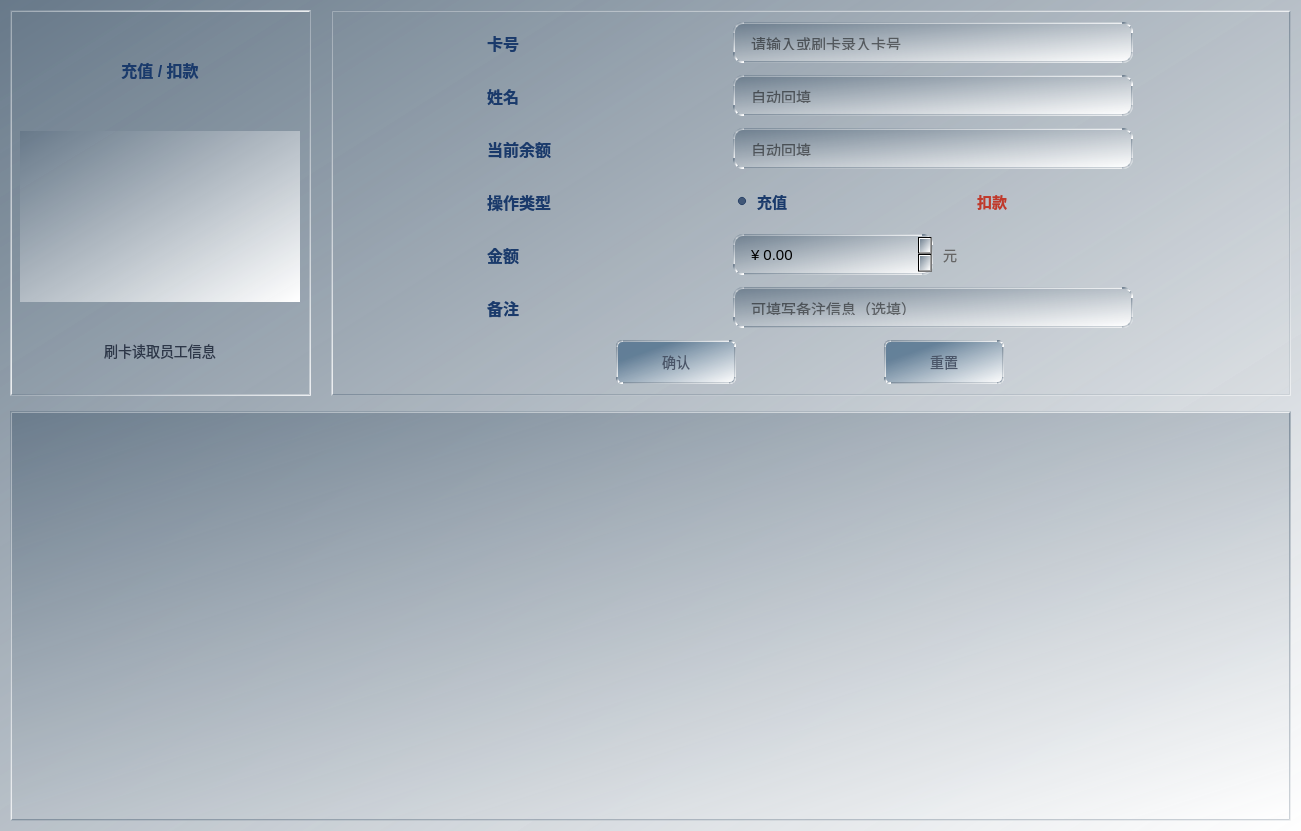
<?xml version="1.0" encoding="UTF-8"?>
<ui version="4.0">
 <class>RechargeAndDeductionWidget</class>
 <widget class="QWidget" name="RechargeAndDeductionWidget">
  <property name="geometry">
   <rect>
    <x>0</x>
    <y>0</y>
    <width>1301</width>
    <height>831</height>
   </rect>
  </property>
  <property name="windowTitle">
   <string>Form</string>
  </property>
  <property name="styleSheet">
   <string notr="true">QWidget {
    font-family: &quot;Microsoft YaHei&quot;, &quot;微软雅黑&quot;, &quot;PingFang SC&quot;, sans-serif;
    font-size: 14px;
    color: #2D3748;
}
QWidget#RechargeAndDeductionWidget{
    background: qlineargradient(spread:pad, x1:0, y1:0, x2:1, y2:1, stop:0 rgba(100, 118, 135, 217), stop:1 rgba(255, 255, 255, 255));
}</string>
  </property>
  <layout class="QVBoxLayout" name="mainVerticalLayout">
   <property name="spacing">
    <number>15</number>
   </property>
   <property name="leftMargin">
    <number>10</number>
   </property>
   <property name="topMargin">
    <number>10</number>
   </property>
   <property name="rightMargin">
    <number>10</number>
   </property>
   <property name="bottomMargin">
    <number>10</number>
   </property>
   <item>
    <layout class="QHBoxLayout" name="topHorizontalLayout">
     <property name="spacing">
      <number>20</number>
     </property>
     <item>
      <widget class="QFrame" name="cardFrame">
       <property name="minimumSize">
        <size>
         <width>301</width>
         <height>320</height>
        </size>
       </property>
       <property name="maximumSize">
        <size>
         <width>301</width>
         <height>390</height>
        </size>
       </property>
       <property name="styleSheet">
        <string notr="true">QFrame#cardFrame{
    background: transparent;
    border: 2px solid qlineargradient(spread:pad, x1:0, y1:0, x2:1, y2:1, stop:0 rgba(100, 118, 135, 217), stop:1 rgba(255, 255, 255, 255));
}</string>
       </property>
       <property name="frameShape">
        <enum>QFrame::StyledPanel</enum>
       </property>
       <property name="frameShadow">
        <enum>QFrame::Raised</enum>
       </property>
       <widget class="QWidget" name="cardVerticalLayoutWidget">
        <property name="geometry">
         <rect>
          <x>0</x>
          <y>0</y>
          <width>301</width>
          <height>391</height>
         </rect>
        </property>
        <layout class="QVBoxLayout" name="cardVerticalLayout">
         <property name="spacing">
          <number>10</number>
         </property>
         <property name="leftMargin">
          <number>10</number>
         </property>
         <property name="topMargin">
          <number>10</number>
         </property>
         <property name="rightMargin">
          <number>10</number>
         </property>
         <property name="bottomMargin">
          <number>10</number>
         </property>
         <item>
          <widget class="QLabel" name="cardTitleLabel">
           <property name="minimumSize">
            <size>
             <width>160</width>
             <height>45</height>
            </size>
           </property>
           <property name="maximumSize">
            <size>
             <width>280</width>
             <height>45</height>
            </size>
           </property>
           <property name="styleSheet">
            <string notr="true">QLabel{
    border:none;
    font-size: 16px;
    font-weight: bold;
    color: #1A3A6B;
    qproperty-alignment: AlignCenter;
    background:transparent;
}</string>
           </property>
           <property name="text">
            <string>&lt;html&gt;&lt;head/&gt;&lt;body&gt;&lt;p align=&quot;center&quot;&gt;&lt;span style=&quot; font-size:12pt;&quot;&gt;充值 / 扣款&lt;/span&gt;&lt;/p&gt;&lt;/body&gt;&lt;/html&gt;</string>
           </property>
          </widget>
         </item>
         <item>
          <widget class="QLabel" name="cardLogoLabel">
           <property name="minimumSize">
            <size>
             <width>261</width>
             <height>171</height>
            </size>
           </property>
           <property name="maximumSize">
            <size>
             <width>280</width>
             <height>171</height>
            </size>
           </property>
           <property name="styleSheet">
            <string notr="true">QLabel{
    border:none;
    background:qlineargradient(spread:pad, x1:0, y1:0, x2:1, y2:1, stop:0 rgba(100, 118, 135, 217), stop:1 rgba(255, 255, 255, 255));
}</string>
           </property>
           <property name="text">
            <string/>
           </property>
           <property name="pixmap">
            <pixmap resource="src.qrc">:/image/ICcard.png</pixmap>
           </property>
           <property name="scaledContents">
            <bool>true</bool>
           </property>
          </widget>
         </item>
         <item>
          <widget class="QLabel" name="cardPromptLabel">
           <property name="minimumSize">
            <size>
             <width>151</width>
             <height>20</height>
            </size>
           </property>
           <property name="maximumSize">
            <size>
             <width>280</width>
             <height>20</height>
            </size>
           </property>
           <property name="styleSheet">
            <string notr="true">QLabel{
    border:none;
    background:transparent;
}</string>
           </property>
           <property name="text">
            <string>&lt;html&gt;&lt;head/&gt;&lt;body&gt;&lt;p align=&quot;center&quot;&gt;刷卡读取员工信息&lt;/p&gt;&lt;/body&gt;&lt;/html&gt;</string>
           </property>
          </widget>
         </item>
        </layout>
       </widget>
      </widget>
     </item>
     <item>
      <widget class="QFrame" name="editFormFrame">
       <property name="minimumSize">
        <size>
         <width>0</width>
         <height>320</height>
        </size>
       </property>
       <property name="styleSheet">
        <string notr="true">QFrame#editFormFrame{
    background: transparent;
    border: 2px solid qlineargradient(spread:pad, x1:0, y1:0, x2:1, y2:1, stop:0 rgba(100, 118, 135, 217), stop:1 rgba(255, 255, 255, 255));
}</string>
       </property>
       <property name="frameShape">
        <enum>QFrame::StyledPanel</enum>
       </property>
       <property name="frameShadow">
        <enum>QFrame::Raised</enum>
       </property>
       <layout class="QGridLayout" name="formGridLayout">
        <property name="leftMargin">
         <number>20</number>
        </property>
        <property name="topMargin">
         <number>10</number>
        </property>
        <property name="rightMargin">
         <number>20</number>
        </property>
        <property name="bottomMargin">
         <number>10</number>
        </property>
        <property name="spacing">
         <number>12</number>
        </property>
        <item row="0" column="1">
         <widget class="QLineEdit" name="cardNumEdit">
          <property name="minimumSize">
           <size>
            <width>0</width>
            <height>41</height>
           </size>
          </property>
          <property name="maximumSize">
           <size>
            <width>400</width>
            <height>41</height>
           </size>
          </property>
          <property name="styleSheet">
           <string notr="true">QLineEdit{
    background-color: qlineargradient(spread:pad, x1:0, y1:0, x2:1, y2:1, stop:0 rgba(100, 118, 135, 217), stop:1 rgba(255, 255, 255, 255));
    border: 2px solid qlineargradient(spread:pad, x1:0, y1:0, x2:1, y2:1, stop:0 rgba(100, 118, 135, 217), stop:1 rgba(255, 255, 255, 255));
    border-radius: 10px;
    padding: 11px 14px;
    font-size: 15px;
    color: rgb(0, 0, 0);
}
QLineEdit:focus{
    border: 1px solid #348aff;
}
QLineEdit::placeholder{
    color: #888888;
}</string>
          </property>
          <property name="readOnly">
           <bool>false</bool>
          </property>
          <property name="placeholderText">
           <string>请输入或刷卡录入卡号</string>
          </property>
         </widget>
        </item>
        <item row="1" column="0">
         <widget class="QLabel" name="nameLabel">
          <property name="minimumSize">
           <size>
            <width>80</width>
            <height>41</height>
           </size>
          </property>
          <property name="maximumSize">
           <size>
            <width>100</width>
            <height>41</height>
           </size>
          </property>
          <property name="styleSheet">
           <string notr="true">QLabel{
    border:none;
    font-size: 16px;
    font-weight: bold;
    color: #1A3A6B;
    qproperty-alignment: AlignCenter;
    background:transparent;
}</string>
          </property>
          <property name="text">
           <string>姓名</string>
          </property>
         </widget>
        </item>
        <item row="4" column="0">
         <widget class="QLabel" name="amountLabel">
          <property name="minimumSize">
           <size>
            <width>80</width>
            <height>41</height>
           </size>
          </property>
          <property name="maximumSize">
           <size>
            <width>100</width>
            <height>41</height>
           </size>
          </property>
          <property name="styleSheet">
           <string notr="true">QLabel{
    border:none;
    font-size: 16px;
    font-weight: bold;
    color: #1A3A6B;
    qproperty-alignment: AlignCenter;
    background:transparent;
}</string>
          </property>
          <property name="text">
           <string>金额</string>
          </property>
         </widget>
        </item>
        <item row="2" column="0">
         <widget class="QLabel" name="balanceLabel">
          <property name="minimumSize">
           <size>
            <width>80</width>
            <height>41</height>
           </size>
          </property>
          <property name="maximumSize">
           <size>
            <width>100</width>
            <height>41</height>
           </size>
          </property>
          <property name="styleSheet">
           <string notr="true">QLabel{
    border:none;
    font-size: 16px;
    font-weight: bold;
    color: #1A3A6B;
    qproperty-alignment: AlignCenter;
    background:transparent;
}</string>
          </property>
          <property name="text">
           <string>当前余额</string>
          </property>
         </widget>
        </item>
        <item row="4" column="1">
         <layout class="QHBoxLayout" name="amountHorizontalLayout">
          <property name="spacing">
           <number>10</number>
          </property>
          <item>
           <widget class="QDoubleSpinBox" name="amountSpinBox">
            <property name="minimumSize">
             <size>
              <width>200</width>
              <height>41</height>
             </size>
            </property>
            <property name="maximumSize">
             <size>
              <width>250</width>
              <height>41</height>
             </size>
            </property>
            <property name="styleSheet">
             <string notr="true">QDoubleSpinBox{
    background-color: qlineargradient(spread:pad, x1:0, y1:0, x2:1, y2:1, stop:0 rgba(100, 118, 135, 217), stop:1 rgba(255, 255, 255, 255));
    border: 2px solid qlineargradient(spread:pad, x1:0, y1:0, x2:1, y2:1, stop:0 rgba(100, 118, 135, 217), stop:1 rgba(255, 255, 255, 255));
    border-radius: 10px;
    padding: 8px 14px;
    font-size: 15px;
    color: rgb(0, 0, 0);
}
QDoubleSpinBox:focus{
    border: 1px solid #348aff;
}</string>
            </property>
            <property name="prefix">
             <string>¥ </string>
            </property>
            <property name="decimals">
             <number>2</number>
            </property>
            <property name="minimum">
             <double>0.000000000000000</double>
            </property>
            <property name="maximum">
             <double>999999.989999999990687</double>
            </property>
           </widget>
          </item>
          <item>
           <widget class="QLabel" name="amountUnitLabel">
            <property name="styleSheet">
             <string notr="true">QLabel{
    border:none;
    font-size: 14px;
    color: #666666;
    background:transparent;
}</string>
            </property>
            <property name="text">
             <string>元</string>
            </property>
           </widget>
          </item>
         </layout>
        </item>
        <item row="5" column="0">
         <widget class="QLabel" name="remarkLabel">
          <property name="minimumSize">
           <size>
            <width>80</width>
            <height>41</height>
           </size>
          </property>
          <property name="maximumSize">
           <size>
            <width>100</width>
            <height>41</height>
           </size>
          </property>
          <property name="styleSheet">
           <string notr="true">QLabel{
    border:none;
    font-size: 16px;
    font-weight: bold;
    color: #1A3A6B;
    qproperty-alignment: AlignCenter;
    background:transparent;
}</string>
          </property>
          <property name="text">
           <string>备注</string>
          </property>
         </widget>
        </item>
        <item row="6" column="0" colspan="2">
         <layout class="QHBoxLayout" name="buttonHorizontalLayout">
          <property name="spacing">
           <number>20</number>
          </property>
          <item>
           <spacer name="horizontalSpacer">
            <property name="orientation">
             <enum>Qt::Horizontal</enum>
            </property>
            <property name="sizeHint" stdset="0">
             <size>
              <width>40</width>
              <height>20</height>
             </size>
            </property>
           </spacer>
          </item>
          <item>
           <widget class="QPushButton" name="confirmButton">
            <property name="minimumSize">
             <size>
              <width>120</width>
              <height>44</height>
             </size>
            </property>
            <property name="maximumSize">
             <size>
              <width>160</width>
              <height>48</height>
             </size>
            </property>
            <property name="styleSheet">
             <string notr="true">QPushButton
{
	background: qlineargradient(spread:pad, x1:0, y1:0, x2:1, y2:1, stop:0.248927 rgba(85, 116, 143, 217), stop:1 rgba(255, 255, 255, 255));
	color: rgb(74, 85, 104);
	border: 2px solid qlineargradient(spread:pad, x1:0, y1:0, x2:1, y2:1, stop:0 rgba(100, 118, 135, 217), stop:1 rgba(255, 255, 255, 255));
	border-radius: 6px;
	font-size: 14px;
	font: 63 9pt &quot;Bahnschrift SemiBold SemiConden&quot;;
}
QPushButton:hover {
    background: qlineargradient(spread:pad, x1:0, y1:0, x2:1, y2:1, stop:0 rgba(100, 118, 135, 217), stop:1 rgba(255, 255, 255, 255));
    color: #1A3A6B;
}

QPushButton:pressed {
    background: qlineargradient(spread:pad, x1:0, y1:0, x2:1, y2:1, stop:0 rgba(100, 118, 135, 217), stop:1 rgba(255, 255, 255, 255));
	color: #1A3A6B;
    font-weight: bold;
}</string>
            </property>
            <property name="text">
             <string>确认</string>
            </property>
           </widget>
          </item>
          <item>
           <spacer name="horizontalSpacer_2">
            <property name="orientation">
             <enum>Qt::Horizontal</enum>
            </property>
            <property name="sizeHint" stdset="0">
             <size>
              <width>40</width>
              <height>20</height>
             </size>
            </property>
           </spacer>
          </item>
          <item>
           <widget class="QPushButton" name="resetButton">
            <property name="minimumSize">
             <size>
              <width>120</width>
              <height>44</height>
             </size>
            </property>
            <property name="maximumSize">
             <size>
              <width>160</width>
              <height>48</height>
             </size>
            </property>
            <property name="styleSheet">
             <string notr="true">QPushButton
{
	background: qlineargradient(spread:pad, x1:0, y1:0, x2:1, y2:1, stop:0.248927 rgba(85, 116, 143, 217), stop:1 rgba(255, 255, 255, 255));
	color: rgb(74, 85, 104);
	border: 2px solid qlineargradient(spread:pad, x1:0, y1:0, x2:1, y2:1, stop:0 rgba(100, 118, 135, 217), stop:1 rgba(255, 255, 255, 255));
	border-radius: 6px;
	font-size: 14px;
	font: 63 9pt &quot;Bahnschrift SemiBold SemiConden&quot;;
}
QPushButton:hover {
    background: qlineargradient(spread:pad, x1:0, y1:0, x2:1, y2:1, stop:0 rgba(100, 118, 135, 217), stop:1 rgba(255, 255, 255, 255));
    color: #1A3A6B;
}

QPushButton:pressed {
    background: qlineargradient(spread:pad, x1:0, y1:0, x2:1, y2:1, stop:0 rgba(100, 118, 135, 217), stop:1 rgba(255, 255, 255, 255));
	color: #1A3A6B;
    font-weight: bold;
}</string>
            </property>
            <property name="text">
             <string>重置</string>
            </property>
           </widget>
          </item>
          <item>
           <spacer name="buttonHorizontalSpacer">
            <property name="orientation">
             <enum>Qt::Horizontal</enum>
            </property>
            <property name="sizeHint" stdset="0">
             <size>
              <width>40</width>
              <height>20</height>
             </size>
            </property>
           </spacer>
          </item>
         </layout>
        </item>
        <item row="1" column="1">
         <widget class="QLineEdit" name="nameEdit">
          <property name="minimumSize">
           <size>
            <width>0</width>
            <height>41</height>
           </size>
          </property>
          <property name="maximumSize">
           <size>
            <width>400</width>
            <height>41</height>
           </size>
          </property>
          <property name="styleSheet">
           <string notr="true">QLineEdit{
    background-color: qlineargradient(spread:pad, x1:0, y1:0, x2:1, y2:1, stop:0 rgba(100, 118, 135, 217), stop:1 rgba(255, 255, 255, 255));
    border: 2px solid qlineargradient(spread:pad, x1:0, y1:0, x2:1, y2:1, stop:0 rgba(100, 118, 135, 217), stop:1 rgba(255, 255, 255, 255));
    border-radius: 10px;
    padding: 11px 14px;
    font-size: 15px;
    color: rgb(0, 0, 0);
}
QLineEdit:focus{
    border: 1px solid #348aff;
}
QLineEdit::placeholder{
    color: #888888;
}</string>
          </property>
          <property name="readOnly">
           <bool>true</bool>
          </property>
          <property name="placeholderText">
           <string>自动回填</string>
          </property>
         </widget>
        </item>
        <item row="3" column="1">
         <layout class="QHBoxLayout" name="typeHorizontalLayout">
          <property name="spacing">
           <number>40</number>
          </property>
          <item>
           <widget class="QRadioButton" name="rechargeRadioButton">
            <property name="minimumSize">
             <size>
              <width>80</width>
              <height>36</height>
             </size>
            </property>
            <property name="styleSheet">
             <string notr="true">QRadioButton{
    font-size: 15px;
    color: #1A3A6B;
    font-weight: bold;
    background: transparent;
}
QRadioButton::indicator{
    width: 18px;
    height: 18px;
}</string>
            </property>
            <property name="text">
             <string>充值</string>
            </property>
            <property name="checked">
             <bool>true</bool>
            </property>
           </widget>
          </item>
          <item>
           <widget class="QRadioButton" name="deductionRadioButton">
            <property name="minimumSize">
             <size>
              <width>80</width>
              <height>36</height>
             </size>
            </property>
            <property name="styleSheet">
             <string notr="true">QRadioButton{
    font-size: 15px;
    color: #C0392B;
    font-weight: bold;
    background: transparent;
}
QRadioButton::indicator{
    width: 18px;
    height: 18px;
}</string>
            </property>
            <property name="text">
             <string>扣款</string>
            </property>
           </widget>
          </item>
         </layout>
        </item>
        <item row="5" column="1">
         <widget class="QLineEdit" name="remarkEdit">
          <property name="minimumSize">
           <size>
            <width>0</width>
            <height>41</height>
           </size>
          </property>
          <property name="maximumSize">
           <size>
            <width>400</width>
            <height>41</height>
           </size>
          </property>
          <property name="styleSheet">
           <string notr="true">QLineEdit{
    background-color: qlineargradient(spread:pad, x1:0, y1:0, x2:1, y2:1, stop:0 rgba(100, 118, 135, 217), stop:1 rgba(255, 255, 255, 255));
    border: 2px solid qlineargradient(spread:pad, x1:0, y1:0, x2:1, y2:1, stop:0 rgba(100, 118, 135, 217), stop:1 rgba(255, 255, 255, 255));
    border-radius: 10px;
    padding: 11px 14px;
    font-size: 15px;
    color: rgb(0, 0, 0);
}
QLineEdit:focus{
    border: 1px solid #348aff;
}
QLineEdit::placeholder{
    color: #888888;
}</string>
          </property>
          <property name="placeholderText">
           <string>可填写备注信息（选填）</string>
          </property>
         </widget>
        </item>
        <item row="2" column="1">
         <widget class="QLineEdit" name="balanceEdit">
          <property name="minimumSize">
           <size>
            <width>0</width>
            <height>41</height>
           </size>
          </property>
          <property name="maximumSize">
           <size>
            <width>400</width>
            <height>41</height>
           </size>
          </property>
          <property name="styleSheet">
           <string notr="true">QLineEdit{
    background-color: qlineargradient(spread:pad, x1:0, y1:0, x2:1, y2:1, stop:0 rgba(100, 118, 135, 217), stop:1 rgba(255, 255, 255, 255));
    border: 2px solid qlineargradient(spread:pad, x1:0, y1:0, x2:1, y2:1, stop:0 rgba(100, 118, 135, 217), stop:1 rgba(255, 255, 255, 255));
    border-radius: 10px;
    padding: 11px 14px;
    font-size: 15px;
    color: rgb(0, 0, 0);
}
QLineEdit:focus{
    border: 1px solid #348aff;
}
QLineEdit::placeholder{
    color: #888888;
}</string>
          </property>
          <property name="readOnly">
           <bool>true</bool>
          </property>
          <property name="placeholderText">
           <string>自动回填</string>
          </property>
         </widget>
        </item>
        <item row="3" column="0">
         <widget class="QLabel" name="typeLabel">
          <property name="minimumSize">
           <size>
            <width>80</width>
            <height>41</height>
           </size>
          </property>
          <property name="maximumSize">
           <size>
            <width>100</width>
            <height>41</height>
           </size>
          </property>
          <property name="styleSheet">
           <string notr="true">QLabel{
    border:none;
    font-size: 16px;
    font-weight: bold;
    color: #1A3A6B;
    qproperty-alignment: AlignCenter;
    background:transparent;
}</string>
          </property>
          <property name="text">
           <string>操作类型</string>
          </property>
         </widget>
        </item>
        <item row="0" column="0">
         <widget class="QLabel" name="cardNumLabel">
          <property name="minimumSize">
           <size>
            <width>80</width>
            <height>41</height>
           </size>
          </property>
          <property name="maximumSize">
           <size>
            <width>100</width>
            <height>41</height>
           </size>
          </property>
          <property name="styleSheet">
           <string notr="true">QLabel{
    border:none;
    font-size: 16px;
    font-weight: bold;
    color: #1A3A6B;
    qproperty-alignment: AlignCenter;
    background:transparent;
}</string>
          </property>
          <property name="text">
           <string>卡号</string>
          </property>
         </widget>
        </item>
       </layout>
      </widget>
     </item>
    </layout>
   </item>
   <item>
    <widget class="QTableView" name="transactionTableView">
     <property name="styleSheet">
      <string notr="true">QTableView{
    background: qlineargradient(spread:pad, x1:0, y1:0, x2:1, y2:1, stop:0 rgba(100, 118, 135, 217), stop:1 rgba(255, 255, 255, 255));
    border: 2px solid qlineargradient(spread:pad, x1:0, y1:0, x2:1, y2:1, stop:0 rgba(100, 118, 135, 217), stop:1 rgba(255, 255, 255, 255));
    gridline-color: rgba(100, 118, 135, 80);
}
QTableView::item:selected{
    background: qlineargradient(spread:pad, x1:0, y1:0, x2:1, y2:1, stop:0 rgba(100, 118, 135, 217), stop:1 rgba(255, 255, 255, 255));
    color: #1A3A6B;
}
QHeaderView::section{
    background: qlineargradient(spread:pad, x1:0, y1:0, x2:1, y2:1, stop:0 rgba(100, 118, 135, 217), stop:1 rgba(255, 255, 255, 255));
    color: #1A3A6B;
    font-weight: bold;
    font-size: 14px;
    padding: 8px;
    border: none;
    border-bottom: 2px solid rgba(100, 118, 135, 80);
}</string>
     </property>
     <property name="editTriggers">
      <set>QAbstractItemView::NoEditTriggers</set>
     </property>
     <property name="alternatingRowColors">
      <bool>true</bool>
     </property>
     <property name="selectionBehavior">
      <enum>QAbstractItemView::SelectRows</enum>
     </property>
    </widget>
   </item>
  </layout>
 </widget>
 <resources>
  <include location="src.qrc"/>
 </resources>
 <connections/>
</ui>
